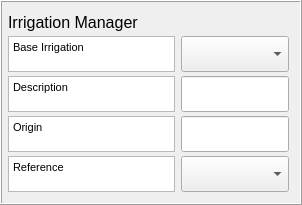
    <widget class="QFrame" name="frame1">
     <property name="sizePolicy">
      <sizepolicy hsizetype="Expanding" vsizetype="Preferred">
       <horstretch>0</horstretch>
       <verstretch>0</verstretch>
      </sizepolicy>
     </property>
     <property name="maximumSize">
      <size>
       <width>1000</width>
       <height>16777215</height>
      </size>
     </property>
     <property name="frameShape">
      <enum>QFrame::Box</enum>
     </property>
     <property name="frameShadow">
      <enum>QFrame::Raised</enum>
     </property>
     <layout class="QGridLayout" name="gridLayout_3">
      <property name="leftMargin">
       <number>6</number>
      </property>
      <property name="verticalSpacing">
       <number>4</number>
      </property>
      <item row="3" column="1">
       <widget class="QgsFilterLineEdit" name="textEditOrig">
        <property name="sizePolicy">
         <sizepolicy hsizetype="Expanding" vsizetype="Preferred">
          <horstretch>0</horstretch>
          <verstretch>0</verstretch>
         </sizepolicy>
        </property>
        <property name="maximumSize">
         <size>
          <width>16777215</width>
          <height>36</height>
         </size>
        </property>
        <property name="qgisRelation" stdset="0">
         <string notr="true"/>
        </property>
       </widget>
      </item>
      <item row="0" column="0">
       <widget class="QLabel" name="label_46">
        <property name="text">
         <string>&lt;!DOCTYPE HTML PUBLIC &quot;-//W3C//DTD HTML 4.0//EN&quot; &quot;http://www.w3.org/TR/REC-html40/strict.dtd&quot;&gt;
&lt;html&gt;&lt;head&gt;&lt;meta name=&quot;qrichtext&quot; content=&quot;1&quot; /&gt;&lt;style type=&quot;text/css&quot;&gt;
p, li { white-space: pre-wrap; }
&lt;/style&gt;&lt;/head&gt;&lt;body style=&quot; font-family:'MS Shell Dlg 2'; font-size:8pt; font-weight:400; font-style:normal;&quot;&gt;
&lt;p style=&quot; margin-top:0px; margin-bottom:0px; margin-left:0px; margin-right:0px; -qt-block-indent:0; text-indent:0px;&quot;&gt;&lt;span style=&quot; font-size:12pt;&quot;&gt;Irrigation Manager&lt;/span&gt;&lt;/p&gt;&lt;/body&gt;&lt;/html&gt;</string>
        </property>
       </widget>
      </item>
      <item row="1" column="0">
       <widget class="QTextBrowser" name="textBrowserBaseESTM">
        <property name="sizePolicy">
         <sizepolicy hsizetype="Expanding" vsizetype="Preferred">
          <horstretch>0</horstretch>
          <verstretch>0</verstretch>
         </sizepolicy>
        </property>
        <property name="maximumSize">
         <size>
          <width>167</width>
          <height>36</height>
         </size>
        </property>
        <property name="html">
         <string>&lt;!DOCTYPE HTML PUBLIC &quot;-//W3C//DTD HTML 4.0//EN&quot; &quot;http://www.w3.org/TR/REC-html40/strict.dtd&quot;&gt;
&lt;html&gt;&lt;head&gt;&lt;meta name=&quot;qrichtext&quot; content=&quot;1&quot; /&gt;&lt;style type=&quot;text/css&quot;&gt;
p, li { white-space: pre-wrap; }
&lt;/style&gt;&lt;/head&gt;&lt;body style=&quot; font-family:'MS Shell Dlg 2'; font-size:8pt; font-weight:400; font-style:normal;&quot;&gt;
&lt;p style=&quot; margin-top:0px; margin-bottom:0px; margin-left:0px; margin-right:0px; -qt-block-indent:0; text-indent:0px;&quot;&gt;Base Irrigation&lt;/p&gt;&lt;/body&gt;&lt;/html&gt;</string>
        </property>
       </widget>
      </item>
      <item row="2" column="0">
       <widget class="QTextBrowser" name="textBrowserDesc">
        <property name="sizePolicy">
         <sizepolicy hsizetype="Expanding" vsizetype="Preferred">
          <horstretch>0</horstretch>
          <verstretch>0</verstretch>
         </sizepolicy>
        </property>
        <property name="maximumSize">
         <size>
          <width>167</width>
          <height>36</height>
         </size>
        </property>
        <property name="html">
         <string>&lt;!DOCTYPE HTML PUBLIC &quot;-//W3C//DTD HTML 4.0//EN&quot; &quot;http://www.w3.org/TR/REC-html40/strict.dtd&quot;&gt;
&lt;html&gt;&lt;head&gt;&lt;meta name=&quot;qrichtext&quot; content=&quot;1&quot; /&gt;&lt;style type=&quot;text/css&quot;&gt;
p, li { white-space: pre-wrap; }
&lt;/style&gt;&lt;/head&gt;&lt;body style=&quot; font-family:'MS Shell Dlg 2'; font-size:8pt; font-weight:400; font-style:normal;&quot;&gt;
&lt;p style=&quot; margin-top:0px; margin-bottom:0px; margin-left:0px; margin-right:0px; -qt-block-indent:0; text-indent:0px;&quot;&gt;Description&lt;/p&gt;&lt;/body&gt;&lt;/html&gt;</string>
        </property>
       </widget>
      </item>
      <item row="1" column="1">
       <widget class="QComboBox" name="comboBoxBaseIrr">
        <property name="enabled">
         <bool>true</bool>
        </property>
        <property name="sizePolicy">
         <sizepolicy hsizetype="Expanding" vsizetype="Preferred">
          <horstretch>0</horstretch>
          <verstretch>0</verstretch>
         </sizepolicy>
        </property>
        <property name="maximumSize">
         <size>
          <width>16777215</width>
          <height>36</height>
         </size>
        </property>
        <property name="currentIndex">
         <number>-1</number>
        </property>
       </widget>
      </item>
      <item row="2" column="1">
       <widget class="QgsFilterLineEdit" name="textEditDesc">
        <property name="sizePolicy">
         <sizepolicy hsizetype="Expanding" vsizetype="Preferred">
          <horstretch>0</horstretch>
          <verstretch>0</verstretch>
         </sizepolicy>
        </property>
        <property name="maximumSize">
         <size>
          <width>16777215</width>
          <height>36</height>
         </size>
        </property>
        <property name="inputMethodHints">
         <set>Qt::ImhNone</set>
        </property>
        <property name="qgisRelation" stdset="0">
         <string notr="true"/>
        </property>
       </widget>
      </item>
      <item row="3" column="0">
       <widget class="QTextBrowser" name="textBrowserOrig">
        <property name="sizePolicy">
         <sizepolicy hsizetype="Expanding" vsizetype="Preferred">
          <horstretch>0</horstretch>
          <verstretch>0</verstretch>
         </sizepolicy>
        </property>
        <property name="maximumSize">
         <size>
          <width>167</width>
          <height>36</height>
         </size>
        </property>
        <property name="html">
         <string>&lt;!DOCTYPE HTML PUBLIC &quot;-//W3C//DTD HTML 4.0//EN&quot; &quot;http://www.w3.org/TR/REC-html40/strict.dtd&quot;&gt;
&lt;html&gt;&lt;head&gt;&lt;meta name=&quot;qrichtext&quot; content=&quot;1&quot; /&gt;&lt;style type=&quot;text/css&quot;&gt;
p, li { white-space: pre-wrap; }
&lt;/style&gt;&lt;/head&gt;&lt;body style=&quot; font-family:'MS Shell Dlg 2'; font-size:8pt; font-weight:400; font-style:normal;&quot;&gt;
&lt;p style=&quot; margin-top:0px; margin-bottom:0px; margin-left:0px; margin-right:0px; -qt-block-indent:0; text-indent:0px;&quot;&gt;Origin&lt;/p&gt;&lt;/body&gt;&lt;/html&gt;</string>
        </property>
       </widget>
      </item>
      <item row="4" column="0">
       <widget class="QTextBrowser" name="textBrowserOrig_2">
        <property name="sizePolicy">
         <sizepolicy hsizetype="Expanding" vsizetype="Preferred">
          <horstretch>0</horstretch>
          <verstretch>0</verstretch>
         </sizepolicy>
        </property>
        <property name="maximumSize">
         <size>
          <width>167</width>
          <height>36</height>
         </size>
        </property>
        <property name="html">
         <string>&lt;!DOCTYPE HTML PUBLIC &quot;-//W3C//DTD HTML 4.0//EN&quot; &quot;http://www.w3.org/TR/REC-html40/strict.dtd&quot;&gt;
&lt;html&gt;&lt;head&gt;&lt;meta name=&quot;qrichtext&quot; content=&quot;1&quot; /&gt;&lt;style type=&quot;text/css&quot;&gt;
p, li { white-space: pre-wrap; }
&lt;/style&gt;&lt;/head&gt;&lt;body style=&quot; font-family:'MS Shell Dlg 2'; font-size:8pt; font-weight:400; font-style:normal;&quot;&gt;
&lt;p style=&quot; margin-top:0px; margin-bottom:0px; margin-left:0px; margin-right:0px; -qt-block-indent:0; text-indent:0px;&quot;&gt;Reference&lt;/p&gt;&lt;/body&gt;&lt;/html&gt;</string>
        </property>
       </widget>
      </item>
      <item row="4" column="1">
       <widget class="QComboBox" name="comboBoxRef">
        <property name="sizePolicy">
         <sizepolicy hsizetype="Preferred" vsizetype="Preferred">
          <horstretch>0</horstretch>
          <verstretch>0</verstretch>
         </sizepolicy>
        </property>
        <property name="minimumSize">
         <size>
          <width>0</width>
          <height>36</height>
         </size>
        </property>
        <property name="maximumSize">
         <size>
          <width>500</width>
          <height>36</height>
         </size>
        </property>
        <item>
         <property name="text">
          <string/>
         </property>
        </item>
       </widget>
      </item>
     </layout>
    </widget>
